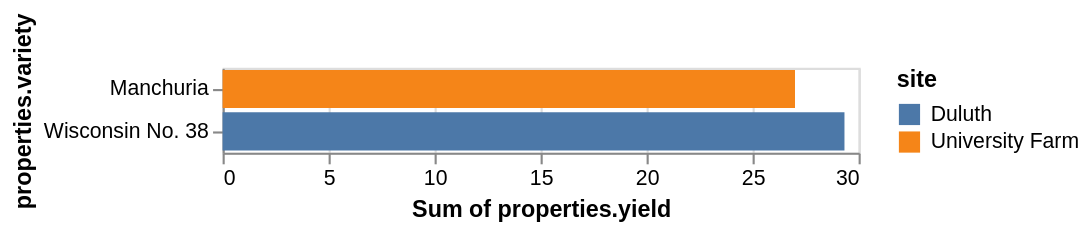

Write the Vega-Lite specification saved for this chart.
### Vega specification from a JSON file in a GitHub repository (floating-point values rounded to 4 significant figures)
{"$schema": "https://vega.github.io/schema/vega/v6.json", "background": "white", "padding": 5, "width": 300, "style": "cell", "data": [{"name": "source_0", "values": {"features": [{"properties": {"variety": "Manchuria", "yield": 27, "site": "University Farm"}}, {"properties": {"variety": "Wisconsin No. 38", "yield": 29.33, "site": "Duluth"}}], "type": "FeatureCollection"}, "format": {"type": "json", "property": "features"}}, {"name": "data_0", "source": "source_0", "transform": [{"type": "formula", "expr": "datum[\"properties\"] && datum[\"properties\"][\"yield\"]", "as": "properties.yield"}, {"type": "formula", "expr": "datum[\"properties\"] && datum[\"properties\"][\"variety\"]", "as": "properties.variety"}, {"type": "formula", "expr": "datum[\"properties\"] && datum[\"properties\"][\"site\"]", "as": "properties.site"}, {"type": "aggregate", "groupby": ["properties\\.variety", "properties\\.site"], "ops": ["sum"], "fields": ["properties\\.yield"], "as": ["sum_properties.yield"]}, {"type": "stack", "groupby": ["properties\\.variety"], "field": "sum_properties\\.yield", "sort": {"field": ["properties\\.site"], "order": ["ascending"]}, "as": ["sum_properties.yield_start", "sum_properties.yield_end"], "offset": "zero"}, {"type": "filter", "expr": "isValid(datum[\"sum_properties.yield\"]) && isFinite(+datum[\"sum_properties.yield\"])"}]}], "signals": [{"name": "y_step", "value": 20}, {"name": "height", "update": "bandspace(domain('y').length, 0.1, 0.05) * y_step"}], "marks": [{"name": "marks", "type": "rect", "style": ["bar"], "from": {"data": "data_0"}, "encode": {"update": {"fill": {"scale": "color", "field": "properties\\.site"}, "ariaRoleDescription": {"value": "bar"}, "description": {"signal": "\"Sum of properties.yield: \" + (format(datum[\"sum_properties.yield\"], \"\")) + \"; properties.variety: \" + (isValid(datum[\"properties.variety\"]) ? datum[\"properties.variety\"] : \"\"+datum[\"properties.variety\"]) + \"; site: \" + (isValid(datum[\"properties.site\"]) ? datum[\"properties.site\"] : \"\"+datum[\"properties.site\"])"}, "x": {"scale": "x", "field": "sum_properties\\.yield_end"}, "x2": {"scale": "x", "field": "sum_properties\\.yield_start"}, "y": {"scale": "y", "field": "properties\\.variety"}, "height": {"signal": "max(0.25, bandwidth('y'))"}}}}], "scales": [{"name": "x", "type": "linear", "domain": {"data": "data_0", "fields": ["sum_properties\\.yield_start", "sum_properties\\.yield_end"]}, "range": [0, {"signal": "width"}], "nice": true, "zero": true}, {"name": "y", "type": "band", "domain": {"data": "data_0", "field": "properties\\.variety", "sort": true}, "range": {"step": {"signal": "y_step"}}, "paddingInner": 0.1, "paddingOuter": 0.05}, {"name": "color", "type": "ordinal", "domain": {"data": "data_0", "field": "properties\\.site", "sort": true}, "range": "category"}], "axes": [{"scale": "x", "orient": "bottom", "gridScale": "y", "grid": true, "tickCount": {"signal": "ceil(width/40)"}, "domain": false, "labels": false, "aria": false, "maxExtent": 0, "minExtent": 0, "ticks": false, "zindex": 0}, {"scale": "x", "orient": "bottom", "grid": false, "title": "Sum of properties.yield", "labelFlush": true, "labelOverlap": true, "tickCount": {"signal": "ceil(width/40)"}, "zindex": 0}, {"scale": "y", "orient": "left", "grid": false, "title": "properties.variety", "zindex": 0}], "legends": [{"title": "site", "fill": "color", "symbolType": "square"}]}
